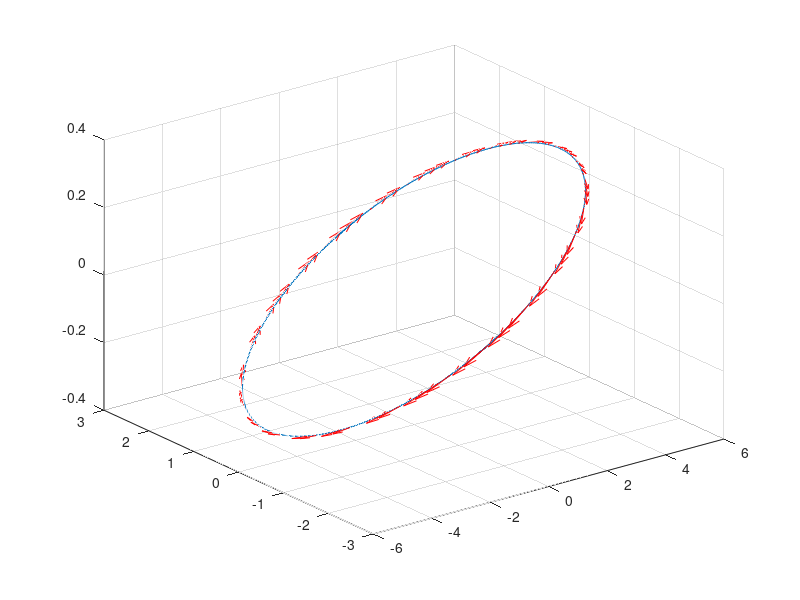

Recreate this plot in MATLAB.
clear all, close all, clc;

t = 1:0.01:60;

x = [5*sin(t); 2*cos(t); 0.3*sin(t)];
v = [5*cos(t) ; -2*sin(t) ; 0.3*cos(t)];
a = [-5*sin(t) ; -2*cos(t) ; -0.3*sin(t)];




figure(1);
plot3(x(1,:),x(2,:),x(3,:))
grid on
hold on

for i = 3000:50:length(t)
    quiver3(x(1,i),x(2,i),x(3,i),v(1,i)/5,v(2,i)/5,v(3,i)/5,'r',"LineWidth",0.4); 
end
